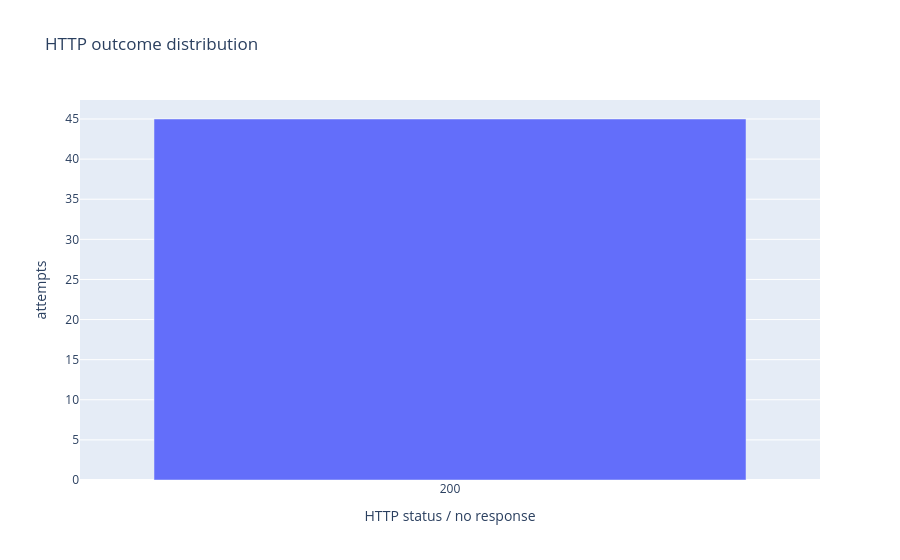
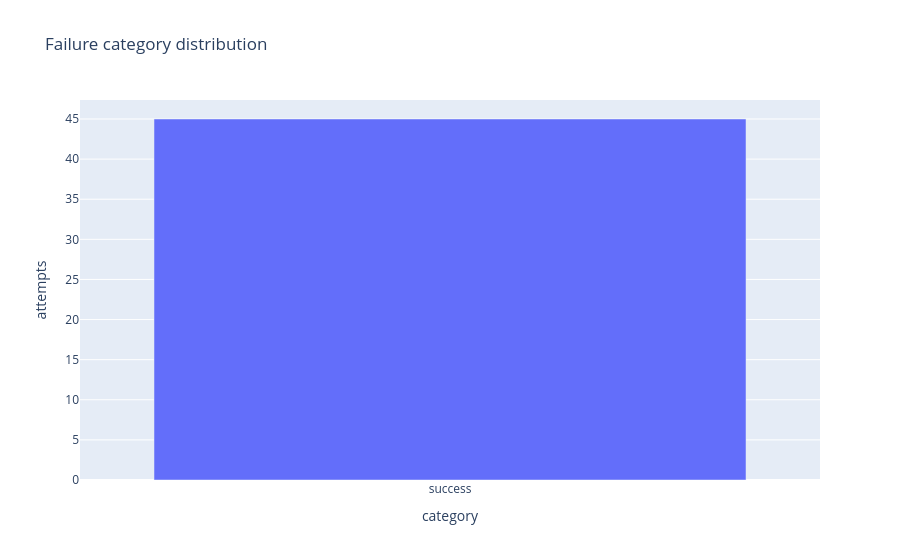

The notebook cell saved with these charts, in order:
### Markdown cell above
## 8. HTTP outcome and failure-category analysis

### Code cell
if not df.empty:
    outcome = df["status_code"].fillna("No HTTP response").astype(str).value_counts().rename_axis("HTTP status / no response").reset_index(name="attempts")
    px.bar(outcome, x="HTTP status / no response", y="attempts", title="HTTP outcome distribution").show()
    if "failure_category" in df:
        failure = df["failure_category"].fillna("success").value_counts().rename_axis("category").reset_index(name="attempts")
        px.bar(failure, x="category", y="attempts", title="Failure category distribution").show()

### Figure 1 — Plotly figure (JSON) as saved in the notebook; plotly's stock layout.template omitted (floating-point values rounded to 4 significant figures)
{"data": [{"hovertemplate": "HTTP status / no response=%{x}<br>attempts=%{y}<extra></extra>", "legendgroup": "", "marker": {"color": "#636efa", "pattern": {"shape": ""}}, "name": "", "orientation": "v", "showlegend": false, "textposition": "auto", "type": "bar", "x": ["200"], "xaxis": "x", "y": [45], "yaxis": "y"}], "layout": {"barmode": "relative", "legend": {"tracegroupgap": 0}, "title": {"text": "HTTP outcome distribution"}, "xaxis": {"anchor": "y", "domain": [0, 1], "title": {"text": "HTTP status / no response"}}, "yaxis": {"anchor": "x", "domain": [0, 1], "title": {"text": "attempts"}}}}

### Figure 2 — Plotly figure (JSON) as saved in the notebook; plotly's stock layout.template omitted (floating-point values rounded to 4 significant figures)
{"data": [{"hovertemplate": "category=%{x}<br>attempts=%{y}<extra></extra>", "legendgroup": "", "marker": {"color": "#636efa", "pattern": {"shape": ""}}, "name": "", "orientation": "v", "showlegend": false, "textposition": "auto", "type": "bar", "x": ["success"], "xaxis": "x", "y": [45], "yaxis": "y"}], "layout": {"barmode": "relative", "legend": {"tracegroupgap": 0}, "title": {"text": "Failure category distribution"}, "xaxis": {"anchor": "y", "domain": [0, 1], "title": {"text": "category"}}, "yaxis": {"anchor": "x", "domain": [0, 1], "title": {"text": "attempts"}}}}
